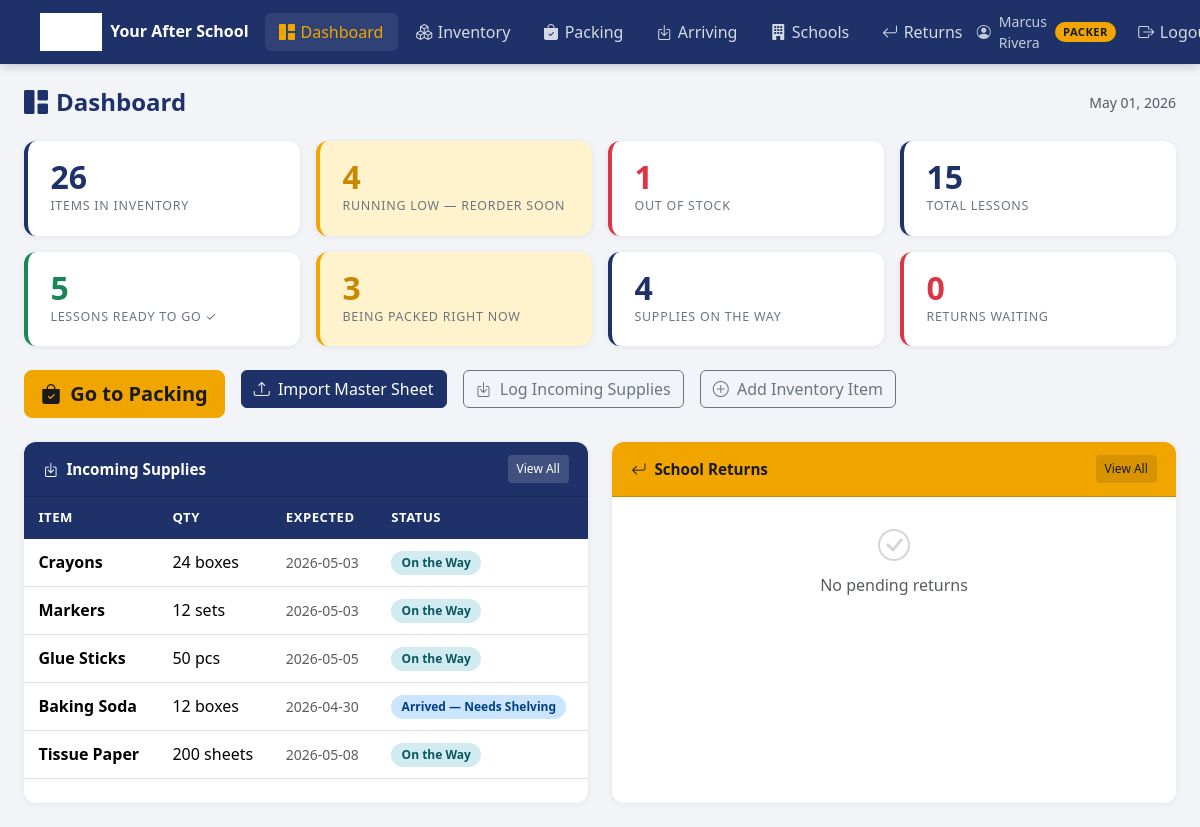
/ (signed in), run on the app's committed database.
### tables this page shows
CREATE TABLE users (
    id            INTEGER PRIMARY KEY AUTOINCREMENT,
    username      TEXT    UNIQUE NOT NULL,
    password_hash TEXT    NOT NULL,
    full_name     TEXT,
    role          TEXT    NOT NULL DEFAULT 'packer', -- admin, packer, site_director, teacher
    school_id     INTEGER,
    active        INTEGER DEFAULT 1,
    created_at    TIMESTAMP DEFAULT CURRENT_TIMESTAMP,
    FOREIGN KEY (school_id) REFERENCES schools(id)
);

CREATE TABLE incoming_orders (
    id               INTEGER PRIMARY KEY AUTOINCREMENT,
    item_id          INTEGER,
    item_description TEXT NOT NULL,
    quantity         INTEGER NOT NULL,
    unit             TEXT DEFAULT 'pcs',
    source           TEXT,
    expected_arrival TEXT,
    actual_arrival   TEXT,
    status           TEXT DEFAULT 'pending', -- pending, arrived, shelved
    notes            TEXT,
    created_at       TIMESTAMP DEFAULT CURRENT_TIMESTAMP,
    FOREIGN KEY (item_id) REFERENCES items(id)
);

### app.py (the view)
@app.route('/')
@login_required
def dashboard():
    if current_user.role == 'site_director':
        return redirect(url_for('director_portal'))
    db = get_db()
    stats = {
        'total_items':     db.execute('SELECT COUNT(*) FROM items').fetchone()[0],
        'low_stock':       db.execute('SELECT COUNT(*) FROM items WHERE quantity > 0 AND quantity <= 10').fetchone()[0],
        'out_of_stock':    db.execute('SELECT COUNT(*) FROM items WHERE quantity = 0').fetchone()[0],
        'total_lessons':   db.execute('SELECT COUNT(*) FROM lessons').fetchone()[0],
        'packed':          db.execute("SELECT COUNT(*) FROM lessons WHERE status='packed'").fetchone()[0],
        'in_progress':     db.execute("SELECT COUNT(*) FROM lessons WHERE status='in_progress'").fetchone()[0],
        'pending_orders':  db.execute("SELECT COUNT(*) FROM incoming_orders WHERE status='pending'").fetchone()[0],
        'pending_returns': db.execute('SELECT COUNT(*) FROM returns WHERE received_at IS NULL').fetchone()[0],
    }
    incoming = db.execute(
        "SELECT * FROM incoming_orders WHERE status != 'shelved' ORDER BY created_at DESC LIMIT 10"
    ).fetchall()
    school_returns = db.execute(
        '''SELECT r.*, l.class_name, l.lesson_name, l.lesson_number,
                  s.name AS school_name, li.item_description
           FROM returns r
           JOIN lessons l      ON r.lesson_id      = l.id
           LEFT JOIN lesson_items li ON r.lesson_item_id = li.id
           LEFT JOIN schools s ON r.school_id      = s.id
           WHERE r.received_at IS NULL
           ORDER BY r.logged_at DESC LIMIT 10'''
    ).fetchall()
    db.close()
    return render_template('dashboard.html', stats=stats,
                           incoming=incoming, school_returns=school_returns,
                           now=datetime.now())

### app.py (called while the page is built)
def get_db():
    db = sqlite3.connect(DATABASE)
    db.row_factory = sqlite3.Row
    db.execute("PRAGMA foreign_keys = ON")
    return db

@login_manager.user_loader
def load_user(uid):
    db = get_db()
    row = db.execute('SELECT * FROM users WHERE id = ?', [uid]).fetchone()
    db.close()
    return User(row) if row else None

    @property
    def display_role(self):
        return {'admin': 'Admin', 'packer': 'Packer',
                'site_director': 'Site Director',
                'teacher': 'Teacher'}.get(self.role, self.role)

### templates/dashboard.html (shortened to what this page needs)
{% extends 'base.html' %}
{% block content %}
<div class="d-flex justify-content-between align-items-center mb-4">
  <h4 class="mb-0 fw-bold" style="color:var(--navy)">
    <i class="bi bi-grid-1x2-fill me-2"></i>Dashboard
  </h4>
  <span class="text-muted small">{{ now.strftime('%B %d, %Y') if now else '' }}</span>
</div>
<div class="row g-3 mb-4">
  <div class="col-6 col-md-3">
    <div class="stat-card">
      <div class="stat-num">{{ stats.total_items }}</div>
      <div class="stat-label">Items in Inventory</div>
    </div>
  </div>
  <div class="col-6 col-md-3">
    <a href="{{ url_for('inventory') }}?low=1" class="stat-card s-gold text-decoration-none d-block">
      <div class="stat-num">{{ stats.low_stock }}</div>
      <div class="stat-label">Running Low — Reorder Soon</div>
    </a>
  </div>
  <div class="col-6 col-md-3">
    <a href="{{ url_for('inventory') }}?low=1" class="stat-card s-danger text-decoration-none d-block">
      <div class="stat-num">{{ stats.out_of_stock }}</div>
      <div class="stat-label">Out of Stock</div>
    </a>
  </div>
  <div class="col-6 col-md-3">
    <div class="stat-card">
      <div class="stat-num">{{ stats.total_lessons }}</div>
      <div class="stat-label">Total Lessons</div>
    </div>
  </div>
  <div class="col-6 col-md-3">
    <a href="{{ url_for('packing') }}?status=packed" class="stat-card s-success text-decoration-none d-block">
      <div class="stat-num">{{ stats.packed }}</div>
      <div class="stat-label">Lessons Ready to Go ✓</div>
    </a>
  </div>
  <div class="col-6 col-md-3">
    <a href="{{ url_for('packing') }}?status=in_progress" class="stat-card s-gold text-decoration-none d-block">
      <div class="stat-num">{{ stats.in_progress }}</div>
      <div class="stat-label">Being Packed Right Now</div>
    </a>
  </div>
  <div class="col-6 col-md-3">
    <a href="{{ url_for('arriving') }}" class="stat-card text-decoration-none d-block">
      <div class="stat-num">{{ stats.pending_orders }}</div>
      <div class="stat-label">Supplies on the Way</div>
    </a>
  </div>
  <div class="col-6 col-md-3">
    <a href="{{ url_for('returns') }}" class="stat-card s-danger text-decoration-none d-block">
      <div class="stat-num">{{ stats.pending_returns }}</div>
      <div class="stat-label">Returns Waiting</div>
    </a>
  </div>
</div>
<div class="row g-3 mb-4">
  <div class="col-auto">
    <a href="{{ url_for('packing') }}" class="btn btn-gold btn-lg">
      <i class="bi bi-bag-check-fill me-1"></i> Go to Packing
    </a>
  </div>
  <div class="col-auto">
    <a href="{{ url_for('packing_import') }}" class="btn btn-navy">
      <i class="bi bi-upload me-1"></i> Import Master Sheet
    </a>
  </div>
  <div class="col-auto">
    <a href="{{ url_for('arriving') }}" class="btn btn-outline-secondary">
      <i class="bi bi-box-arrow-in-down me-1"></i> Log Incoming Supplies
    </a>
  </div>
  <div class="col-auto">
    <a href="{{ url_for('inventory_add') }}" class="btn btn-outline-secondary">
      <i class="bi bi-plus-circle me-1"></i> Add Inventory Item
    </a>
  </div>
</div>
<div class="row g-4">
  <div class="col-lg-6">
    <div class="card h-100">
      <div class="card-header">
        <i class="bi bi-box-arrow-in-down"></i> Incoming Supplies
        <a href="{{ url_for('arriving') }}" class="btn btn-sm ms-auto"
           style="background:rgba(255,255,255,0.15);color:white;font-size:.75rem;">View All</a>
      </div>
      <div class="card-body p-0">
        {% if incoming %}
        <table class="table table-hover mb-0">
          <thead>
            <tr>
              <th>Item</th>
              <th>Qty</th>
              <th>Expected</th>
              <th>Status</th>
            </tr>
          </thead>
          <tbody>
          {% for o in incoming %}
          <tr>
            <td class="fw-semibold">{{ o.item_description }}</td>
            <td>{{ o.quantity }} {{ o.unit }}</td>
            <td class="small text-muted">{{ o.expected_arrival or '—' }}</td>
            <td>
              {% if o.status == 'pending' %}
              <span class="status-badge s-pending">On the Way</span>
              {% elif o.status == 'arrived' %}
              <span class="status-badge s-arrived">Arrived — Needs Shelving</span>
              {% else %}
              <span class="status-badge s-shelved">Shelved ✓</span>
              {% endif %}
            </td>
          </tr>
          {% endfor %}
          </tbody>
        </table>
        {% else %}
        <div class="text-center text-muted py-4">
          <i class="bi bi-inbox fs-2 d-block mb-1 opacity-25"></i>
          No incoming orders
        </div>
        {% endif %}
      </div>
    </div>
  </div>
  <div class="col-lg-6">
    <div class="card h-100">
      <div class="card-header gold-header">
        <i class="bi bi-arrow-return-left"></i> School Returns
        <a href="{{ url_for('returns') }}" class="btn btn-sm ms-auto"
           style="background:rgba(0,0,0,0.1);color:#1a1a1a;font-size:.75rem;">View All</a>
      </div>
      <div class="card-body p-0">
        {% if school_returns %}
        <table class="table table-hover mb-0">
          <thead>
            <tr>
              <th>School</th>
              <th>Item</th>
              <th>Class</th>
              <th>Action</th>
            </tr>
          </thead>
          <tbody>
          {% for r in school_returns %}
          <tr>
            <td class="small">{{ r.school_name or '—' }}</td>
            <td class="fw-semibold small">{{ r.item_description }}</td>
            <td class="text-muted small">{{ r.class_name }} {% if r.lesson_number %}#{{ r.lesson_number }}{% endif %}</td>
            <td>
              <a href="{{ url_for('returns') }}" class="btn btn-sm btn-outline-secondary" style="font-size:.7rem;">
                Receive
              </a>
            </td>
          </tr>
          {% endfor %}
          </tbody>
        </table>
        {% else %}
        <div class="text-center text-muted py-4">
          <i class="bi bi-check-circle fs-2 d-block mb-1 opacity-25"></i>
          No pending returns
        </div>
        {% endif %}
      </div>
    </div>
  </div>
</div>
{% endblock %}

### templates/base.html (shortened to what this page needs)
<!DOCTYPE html>
<html lang="en">
<head>
  <link rel="stylesheet" href="https://cdn.jsdelivr.net/npm/bootstrap@5.3.2/dist/css/bootstrap.min.css">
  <link rel="stylesheet" href="https://cdn.jsdelivr.net/npm/bootstrap-icons@1.11.3/font/bootstrap-icons.min.css">
  <link rel="stylesheet" href="{{ url_for('static', filename='css/style.css') }}">
</head>
<body>
{% if current_user.is_authenticated %}
<nav class="navbar navbar-expand-lg">
  <div class="container-fluid px-4">
    <a class="navbar-brand" href="{{ url_for('dashboard') }}">
      <img src="{{ url_for('static', filename='logo.jpg') }}" alt="YAS" onerror="this.style.display='none'">
      <span class="navbar-brand-text">Your After School</span>
    </a>
    <div class="collapse navbar-collapse" id="mainNav">
      <ul class="navbar-nav me-auto gap-1">
        {% if current_user.role == 'site_director' %}
        <li class="nav-item">
          <a class="nav-link {% if request.endpoint == 'director_portal' %}active{% endif %}"
             href="{{ url_for('director_portal') }}">
            <i class="bi bi-grid-1x2-fill"></i> My School
          </a>
        </li>
        {% else %}
        <li class="nav-item">
          <a class="nav-link {% if request.endpoint == 'dashboard' %}active{% endif %}"
             href="{{ url_for('dashboard') }}">
            <i class="bi bi-grid-1x2-fill"></i> Dashboard
          </a>
        </li>
        <li class="nav-item">
          <a class="nav-link {% if 'inventory' in (request.endpoint or '') %}active{% endif %}"
             href="{{ url_for('inventory') }}">
            <i class="bi bi-boxes"></i> Inventory
          </a>
        </li>
        <li class="nav-item">
          <a class="nav-link {% if 'packing' in (request.endpoint or '') %}active{% endif %}"
             href="{{ url_for('packing') }}">
            <i class="bi bi-bag-check-fill"></i> Packing
          </a>
        </li>
        <li class="nav-item">
          <a class="nav-link {% if 'arriving' in (request.endpoint or '') %}active{% endif %}"
             href="{{ url_for('arriving') }}">
            <i class="bi bi-box-arrow-in-down"></i> Arriving
          </a>
        </li>
        <li class="nav-item">
          <a class="nav-link {% if 'school' in (request.endpoint or '') %}active{% endif %}"
             href="{{ url_for('schools') }}">
            <i class="bi bi-building-fill"></i> Schools
          </a>
        </li>
        <li class="nav-item">
          <a class="nav-link {% if 'return' in (request.endpoint or '') %}active{% endif %}"
             href="{{ url_for('returns') }}">
            <i class="bi bi-arrow-return-left"></i> Returns
          </a>
        </li>
        {% endif %}
      </ul>
      <ul class="navbar-nav align-items-center gap-2">
        <li class="nav-item d-flex align-items-center gap-2" style="color:rgba(255,255,255,0.75);font-size:.875rem;">
          <i class="bi bi-person-circle"></i>
          <span>{{ current_user.full_name or current_user.username }}</span>
          <span class="role-badge">{{ current_user.display_role }}</span>
        </li>
        <li class="nav-item">
          <a class="nav-link" href="{{ url_for('logout') }}">
            <i class="bi bi-box-arrow-right"></i> Logout
          </a>
        </li>
      </ul>
    </div>
  </div>
</nav>
{% endif %}
<div class="{% if current_user.is_authenticated %}container-fluid py-4 px-4{% endif %}">
  {% block content %}{% endblock %}
</div>
</body>
</html>

### static/css/style.css (style rules this page uses)
:root { --navy: #1E3269; --navy-light: #2a4494; --navy-dark: #152448; --gold: #F0A500; --gold-dark: #c88900; --bg: #f2f4f8; --white: #ffffff; --text: #2c3e50; --muted: #6c757d; --border: #dee2e6; --success: #198754; --warning: #ffc107; --danger: #dc3545; }
body { background: var(--bg); color: var(--text); font-family: 'Segoe UI', system-ui, -apple-system, sans-serif; min-height: 100vh; }
.navbar { background: var(--navy) !important; box-shadow: 0 2px 10px rgba(0,0,0,0.2); padding: 0.5rem 1rem; }
.navbar-brand { display: flex; align-items: center; gap: 0.5rem; text-decoration: none; }
.navbar-brand img { height: 38px; filter: brightness(0) invert(1); }
.navbar-brand-text { color: white; font-weight: 700; font-size: 1rem; line-height: 1.2; }
.navbar .nav-link { color: rgba(255,255,255,0.82) !important; font-weight: 500; padding: 0.45rem 0.9rem !important; border-radius: 6px; transition: background 0.15s, color 0.15s; display: flex; align-items: center; gap: 0.35rem; }
.navbar .nav-link.active { color: var(--gold) !important; background: rgba(255,255,255,0.08); }
.role-badge { background: var(--gold); color: #1a1a1a; font-size: 0.7rem; font-weight: 700; padding: 2px 8px; border-radius: 12px; text-transform: uppercase; letter-spacing: 0.04em; }
.card { border: none; border-radius: 12px; box-shadow: 0 1px 6px rgba(0,0,0,0.07); margin-bottom: 1.5rem; }
.card-header { background: var(--navy); color: white; border-radius: 12px 12px 0 0 !important; font-weight: 600; font-size: 0.95rem; padding: 0.8rem 1.2rem; display: flex; align-items: center; gap: 0.5rem; }
.card-header.gold-header { background: var(--gold); color: #1a1a1a; }
.stat-card { background: white; border-radius: 12px; padding: 1.25rem 1.4rem; box-shadow: 0 1px 6px rgba(0,0,0,0.07); border-left: 4px solid var(--navy); }
.stat-num { font-size: 2rem; font-weight: 700; color: var(--navy); line-height: 1; }
.stat-label { font-size: 0.78rem; color: var(--muted); text-transform: uppercase; letter-spacing: 0.06em; margin-top: 0.25rem; }
.stat-card.s-gold { border-left-color: var(--gold); }
.stat-card.s-gold .stat-num { color: var(--gold-dark); }
.stat-card.s-danger { border-left-color: var(--danger); }
.stat-card.s-danger .stat-num { color: var(--danger); }
.stat-card.s-success { border-left-color: var(--success); }
.stat-card.s-success .stat-num { color: var(--success); }
.btn-navy { background: var(--navy); border-color: var(--navy); color: white; }
.btn-gold { background: var(--gold); border-color: var(--gold); color: #1a1a1a; font-weight: 600; }
.table thead th { background: var(--navy); color: white; font-weight: 600; font-size: 0.82rem; text-transform: uppercase; letter-spacing: 0.04em; white-space: nowrap; border: none; padding: 0.7rem 0.9rem; }
.table tbody td { padding: 0.65rem 0.9rem; vertical-align: middle; border-color: var(--border); }
.status-badge { display: inline-block; padding: 0.2rem 0.65rem; border-radius: 20px; font-size: 0.75rem; font-weight: 600; }
.s-pending { background: #d1ecf1; color: #0c5460; }
.s-arrived { background: #cce5ff; color: #004085; }
.s-gold { background: #fff3cd; color: #856404; }

### data on the page
users: full_name "Marcus Rivera", display_role "PACKER"
incoming_orders: item_description "Crayons", quantity "24", unit "boxes", expected_arrival "2026-05-03", status "On the Way"
incoming_orders: item_description "Markers", quantity "12", unit "sets", expected_arrival "2026-05-03", status "On the Way"
incoming_orders: item_description "Glue Sticks", quantity "50", unit "pcs", expected_arrival "2026-05-05", status "On the Way"
incoming_orders: item_description "Baking Soda", quantity "12", unit "boxes", expected_arrival "2026-04-30", status "Arrived — Needs Shelving"
incoming_orders: item_description "Tissue Paper", quantity "200", unit "sheets", expected_arrival "2026-05-08", status "On the Way"

### other printed values
{{ stats.total_items }} "26"
{{ stats.low_stock }} "4"
{{ stats.out_of_stock }} "1"
{{ stats.total_lessons }} "15"
{{ stats.packed }} "5"
{{ stats.in_progress }} "3"
{{ stats.pending_orders }} "4"
{{ stats.pending_returns }} "0"
